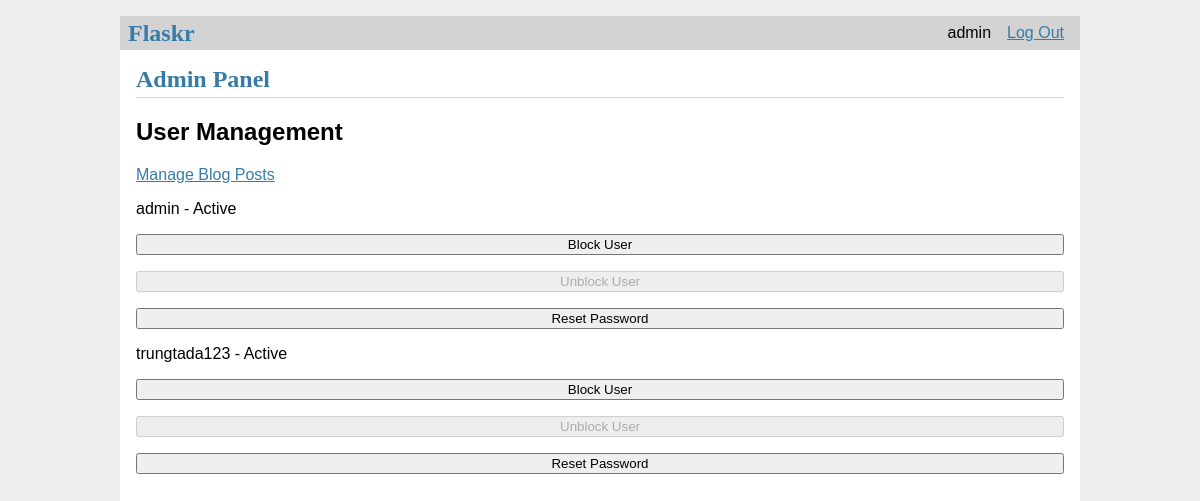
The page /admin (signed in) on the database its author committed.
### tables this page shows
CREATE TABLE user (
  id INTEGER PRIMARY KEY AUTOINCREMENT,
  username TEXT UNIQUE NOT NULL,
  password TEXT NOT NULL,
  is_blocked BOOLEAN NOT NULL DEFAULT 0,  -- Thêm thuộc tính is_blocked
  is_admin BOOLEAN NOT NULL DEFAULT 0      -- Thêm thuộc tính is_admin
);

### flaskr/blog.py (the view)
@bp.route('/admin')
@login_required
def admin():
    if g.user is None or g.user['is_admin'] == 0:  # Kiểm tra quyền admin
        abort(403)
    users = get_db().execute('SELECT * FROM user').fetchall()
    return render_template('admin.html', users=users)

### flaskr/auth.py (called while the page is built)
@bp.before_app_request
def load_logged_in_user():
    user_id = session.get('user_id')
    if user_id is None:
        g.user = None
    else:
        g.user = get_db().execute(
            'SELECT * FROM user WHERE id = ?', (user_id,)
        ).fetchone()  # fetchone() trả về một sqlite3.Row

def login_required(view):
    @functools.wraps(view)
    def wrapped_view(**kwargs):
        if g.user is None:
            return redirect(url_for('auth.login'))
        return view(**kwargs)
    return wrapped_view

### flaskr/db.py (called while the page is built)
def get_db():
    if 'db' not in g:
        g.db = sqlite3.connect(
            current_app.config['DATABASE'],
            detect_types=sqlite3.PARSE_DECLTYPES
        )
        g.db.row_factory = sqlite3.Row
    return g.db

### flaskr/templates/admin.html
{% extends 'base.html' %}
{% block header %}
  <h1>{% block title %}Admin Panel{% endblock %}</h1>
{% endblock %}
{% block content %}
  <h2>User Management</h2>
  <a href="{{ url_for('blog.admin_posts') }}">Manage Blog Posts</a>
  {% for user in users %}
    <div>
      <p>{{ user.username }} - {{ 'Blocked' if user.is_blocked else 'Active' }}</p>
      <form action="{{ url_for('blog.block_user', user_id=user.id) }}" method="post">
        <button type="submit" {% if user.is_blocked %}disabled{% endif %}>Block User</button>
      </form>
      <form action="{{ url_for('blog.unblock_user', user_id=user.id) }}" method="post">
        <button type="submit" {% if not user.is_blocked %}disabled{% endif %}>Unblock User</button>
      </form>
      <form action="{{ url_for('blog.reset_password', user_id=user.id) }}" method="post">
        <button type="submit">Reset Password</button>
      </form>
    </div>
  {% endfor %}
{% endblock %}

### flaskr/templates/base.html (shortened to what this page needs)
<!doctype html>
<link rel="stylesheet" href="{{ url_for('static', filename='style.css') }}">
<nav>
  <h1>Flaskr</h1>
  <ul>
    {% if g.user %}
      <li><span>{{ g.user['username'] }}</span>
      <li><a href="{{ url_for('auth.logout') }}">Log Out</a>
    {% else %}
      <li><a href="{{ url_for('auth.register') }}">Register</a>
      <li><a href="{{ url_for('auth.login') }}">Log In</a>
    {% endif %}
  </ul>
</nav>
<section class="content">
  <header>
    {% block header %}{% endblock %}
  </header>
  {% block content %}{% endblock %}
</section>

### flaskr/static/style.css (style rules this page uses)
h1 { font-family: serif; color: #377ba8; margin: 1rem 0; }
a { color: #377ba8; }
nav { background: lightgray; display: flex; align-items: center; padding: 0 0.5rem; }
nav h1 { flex: auto; margin: 0; }
nav ul { display: flex; list-style: none; margin: 0; padding: 0; }
nav ul li a, nav ul li span, header .action { display: block; padding: 0.5rem; }
.content { padding: 0 1rem 1rem; }
.content > header { border-bottom: 1px solid lightgray; display: flex; align-items: flex-end; }
.content > header h1 { flex: auto; margin: 1rem 0 0.25rem 0; }
.content:last-child { margin-bottom: 0; }
.content form { margin: 1em 0; display: flex; flex-direction: column; }

### rows shown on the page
user: user.username "admin", username "admin", is_blocked "Active"
user: username "trungtada123", is_blocked "Active"
